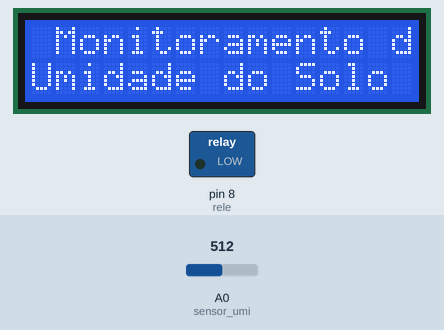
Recording of a sketch running on a simulated Arduino Uno, built with avr-gcc and run on an emulated ATmega328P. Shown: 16×2 character LCD, switched loads named in the sketch (green lamp = pin HIGH). Inputs (shaded band) come from the test bench; at power-on: A0 (sensor_umi) = 512. What the sketch prints to the serial monitor is not drawn.

Above: at 0.1 s.
At 105.3 s:
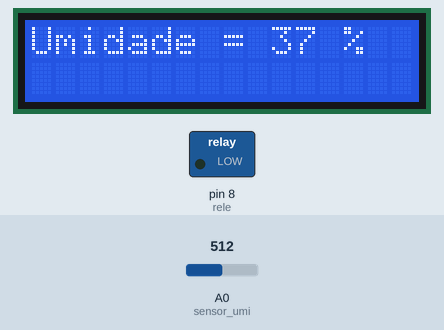

The sketch:

irrigacao.ino
```cpp
//Inclusão das bibliotecas
#include <Wire.h>
#include <LiquidCrystal.h>

// declarações do LCD
const int RS=7, EN=6, D4=5, D5=4, D6=3, D7=2;
LiquidCrystal lcd(RS, EN, D4, D5, D6, D7);

// Declarações do Sensor de Umidade
const int sensor_umi = A0;           // pino analogico conectado ao sensor
int leitura_sensor = 0;              // variavel que armazena as leituras do sensor
const int numero_amostras = 100;     // quantidade de amostras para coletar
long somatoria = 0;                  // variavel que armazena soma das leituras
const int rele = 8;                  // pino conectado ao relé
const int valor_maximo = 634;        // valor com solo seco
const int valor_minimo = 304;        // valor com solo umido
bool pausa = true;                   // variavel auxiliae para o delay de 10 segundos
// variaveis que armazenam as concentrações desejadas
const int concentracao_minima = 30;
const int concentracao_maxima = 50;

void setup(){

  lcd.begin(16, 2);
  lcd.setCursor(0, 0);
  lcd.print(" Monitoramento de");
  lcd.setCursor(0, 1);
  lcd.print("Umidade do Solo");
  delay(5000);
  lcd.clear();

  Serial.begin(9600);
  Serial.println("Sensor de Umidade de Solo Capacitivo - Primeiros passos");
  Serial.println("Coletando media de leituras do sensor...");
  Serial.println("");

  pinMode(sensor_umi, INPUT);
  pinMode(rele, OUTPUT);
  digitalWrite(rele, LOW);

  // realiza a leitura do sensor de acordo com a varial "numero_amostras"
  for(int i=1; i<=numero_amostras; i++){
    leitura_sensor = analogRead(sensor_umi);
    somatoria = somatoria + leitura_sensor;
    float tensao = leitura_sensor*(5.0/1023); // converte a leitura para tensao para referencia
    Serial.print("Amostra ");
    Serial.print(i);
    Serial.print("  |  ");
    Serial.print("Leitura: ");
    Serial.print(leitura_sensor);
    Serial.print("  |  ");
    Serial.print("Tensão: ");
    Serial.println(tensao);
    delay(1000);

  }

  int media = somatoria / numero_amostras;
  Serial.println("");
  Serial.print("Media obtida: ");
  Serial.println(media);
}

void loop(){
  leitura_sensor = analogRead(sensor_umi);
  // leitura do sensor, mapeia entre 0 e 100% e mostra o valor no lcd
  leitura_sensor = map(leitura_sensor, valor_minimo, valor_maximo, 100, 0);
  lcd.print("Umidade = ");
  lcd.print(leitura_sensor);
  lcd.print(" %");

  // verificação da leitura para conferir a concentração minima desejada
  if(leitura_sensor < concentracao_minima){
    // Se sim,
    digitalWrite(rele, HIGH);    // aciona o rele
    pausa = false;
    // Se sim, informa pelo LCD que precisa irrigar
    lcd.setCursor(0,1);
    lcd.print("Precisa Irrigar!");
    // talvez colocar um delay aq
    //lcd.noBacklight();
    //delay(500);
    //lcd.backlight();
    //delay(500);
  }
  else if (leitura_sensor > concentracao_maxima){
    // Se não
    digitalWrite(rele, LOW);     // rele se mantem desligado
    pausa = true;
    delay(5000);
  }
  if(pausa){
    delay(10000);  // aguarda 10 seg para próxima leitura
  }
  lcd.clear();
}
```

Measured:
- what the display in image 1 shows lasts 10.0 s, from 105.3 s to 115.3 s
